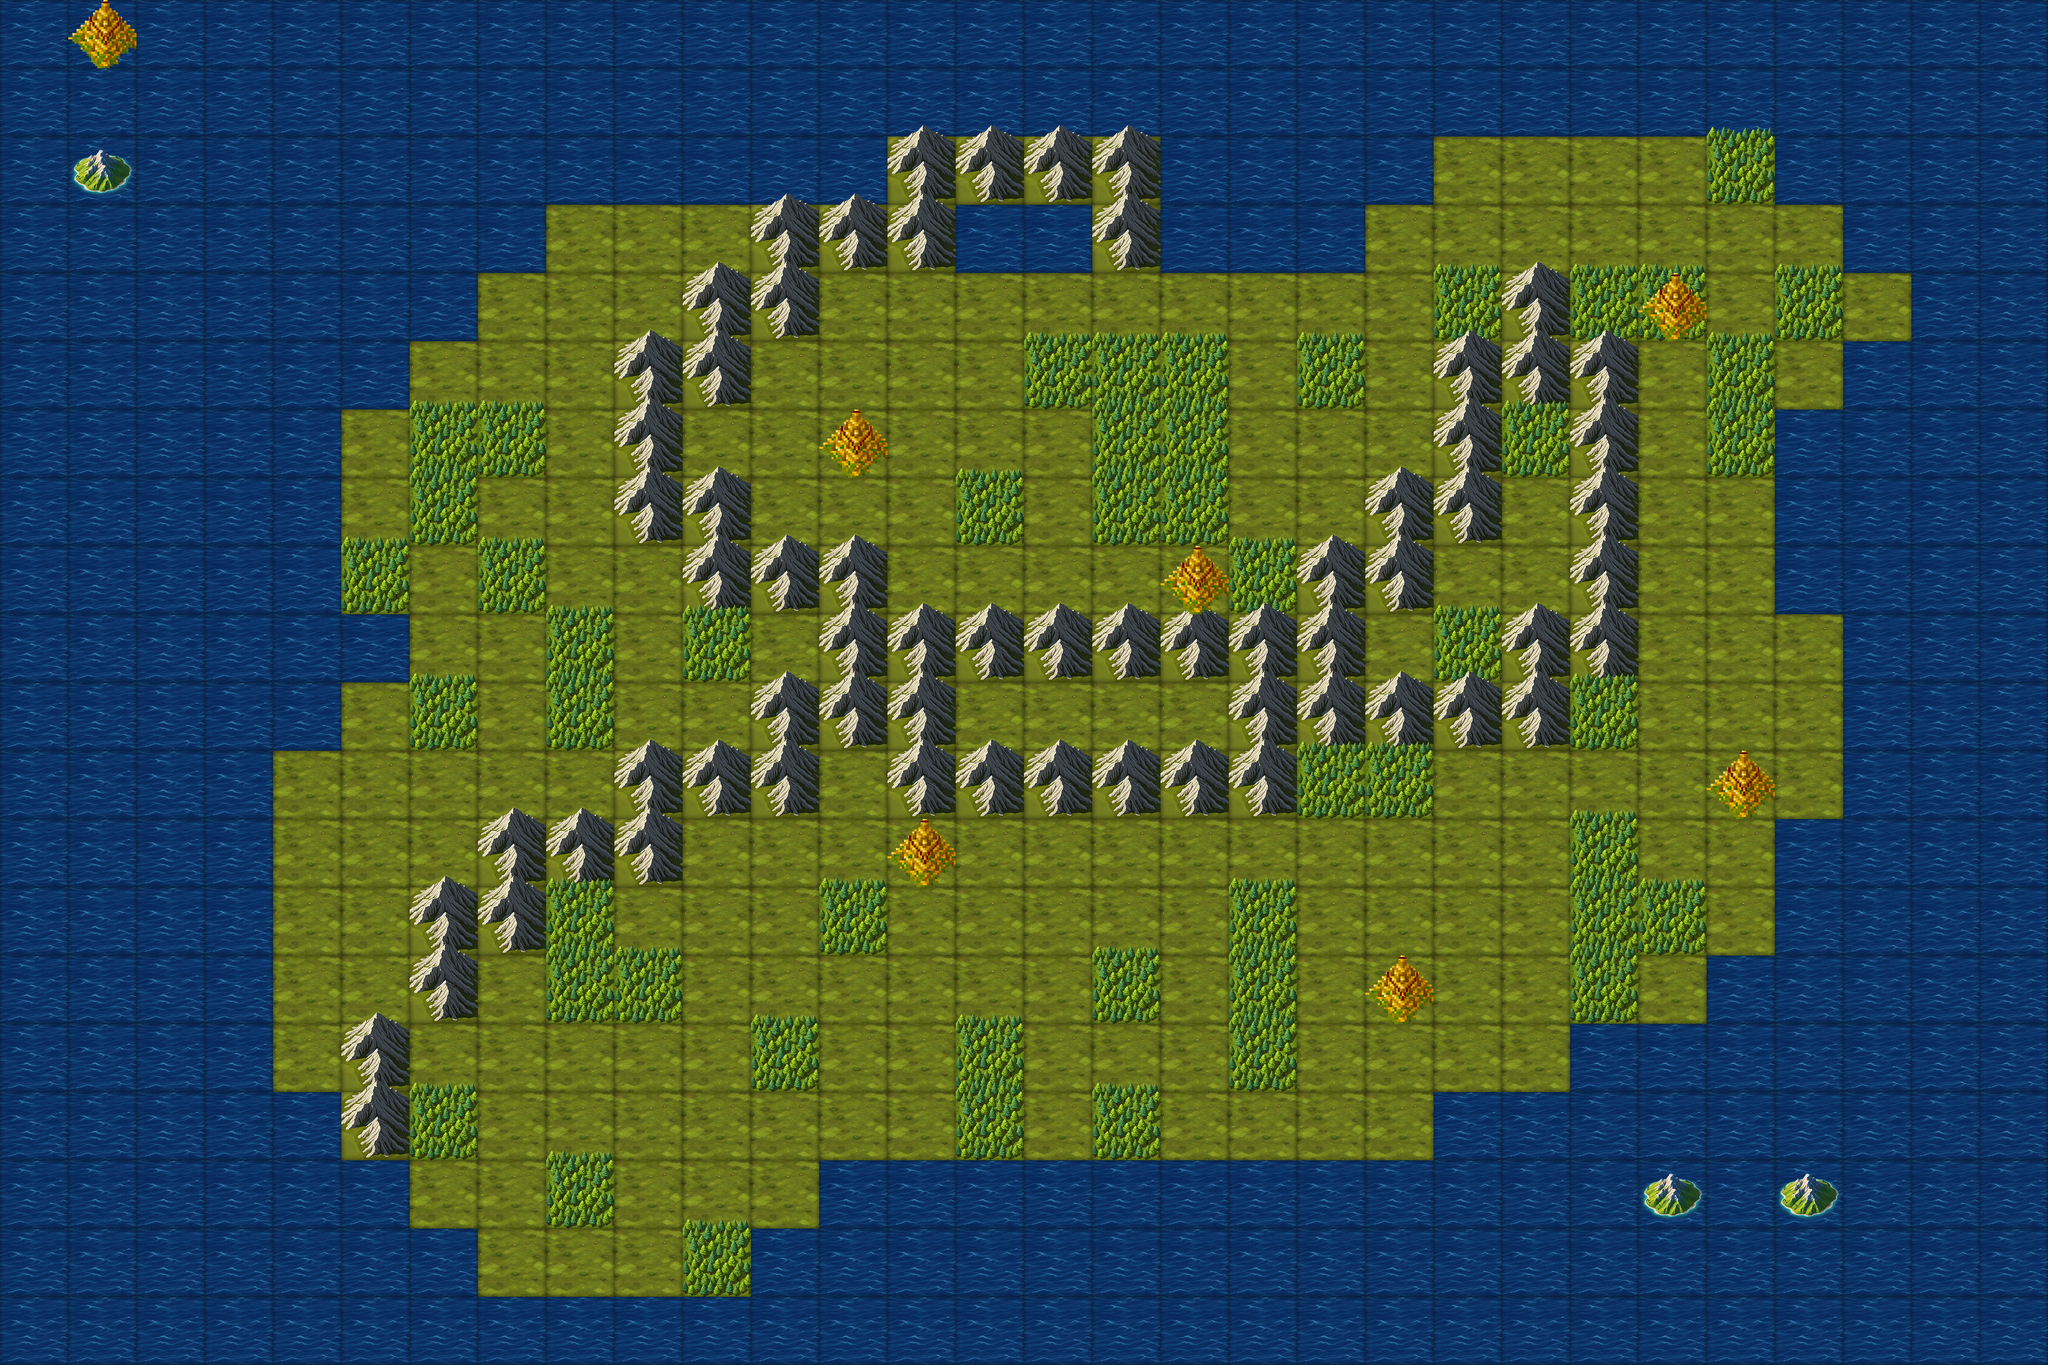

Tiled map render using the project's own tile images. Description and the whole map definition, tile-layer contents included, below:
An orthogonal 30x20 tile map with 250x250 px tiles, 2 tile layers (Calque de Tuiles 1, events).

<map version="1.10" tiledversion="1.11.0" orientation="orthogonal" renderorder="right-down" width="30" height="20" tilewidth="250" tileheight="250" infinite="0" nextlayerid="7" nextobjectid="6">
 <tileset firstgid="1" source="tiles.tsx" />
 <layer id="1" name="Calque de Tuiles 1" width="30" height="20">
  <data encoding="csv">
26,26,26,26,26,26,26,26,26,26,26,26,26,26,26,26,26,26,26,26,26,26,26,26,26,26,26,26,26,26,
26,26,26,26,26,26,26,26,26,26,26,26,26,26,26,26,26,26,26,26,26,26,26,26,26,26,26,26,26,26,
26,27,26,26,26,26,26,26,26,26,26,26,26,29,29,29,29,26,26,26,26,28,28,28,28,30,26,26,26,26,
26,26,26,26,26,26,26,26,28,28,28,29,29,29,26,26,29,26,26,26,28,28,28,28,28,28,28,26,26,26,
26,26,26,26,26,26,26,28,28,28,29,29,28,28,28,28,28,28,28,28,28,30,29,30,30,28,30,28,26,26,
26,26,26,26,26,26,28,28,28,29,29,28,28,28,28,30,30,30,28,30,28,29,29,29,28,30,28,26,26,26,
26,26,26,26,26,28,30,30,28,29,28,28,28,28,28,28,30,30,28,28,28,29,30,29,28,30,26,26,26,26,
26,26,26,26,26,28,30,28,28,29,29,28,28,28,30,28,30,30,28,28,29,29,28,29,28,28,26,26,26,26,
26,26,26,26,26,30,28,30,28,28,29,29,29,28,28,28,28,28,30,29,29,28,28,29,28,28,26,26,26,26,
26,26,26,26,26,26,28,28,30,28,30,28,29,29,29,29,29,29,29,29,28,30,29,29,28,28,28,26,26,26,
26,26,26,26,26,28,30,28,30,28,28,29,29,29,28,28,28,28,29,29,29,29,29,30,28,28,28,26,26,26,
26,26,26,26,28,28,28,28,28,29,29,29,28,29,29,29,29,29,29,30,30,28,28,28,28,28,28,26,26,26,
26,26,26,26,28,28,28,29,29,29,28,28,28,28,28,28,28,28,28,28,28,28,28,30,28,28,26,26,26,26,
26,26,26,26,28,28,29,29,30,28,28,28,30,28,28,28,28,28,30,28,28,28,28,30,30,28,26,26,26,26,
26,26,26,26,28,28,29,28,30,30,28,28,28,28,28,28,30,28,30,28,28,28,28,30,28,26,26,26,26,26,
26,26,26,26,28,29,28,28,28,28,28,30,28,28,30,28,28,28,30,28,28,28,28,26,26,26,26,26,26,26,
26,26,26,26,26,29,30,28,28,28,28,28,28,28,30,28,30,28,28,28,28,26,26,26,26,26,26,26,26,26,
26,26,26,26,26,26,28,28,30,28,28,28,26,26,26,26,26,26,26,26,26,26,26,26,27,26,27,26,26,26,
26,26,26,26,26,26,26,28,28,28,30,26,26,26,26,26,26,26,26,26,26,26,26,26,26,26,26,26,26,26,
26,26,26,26,26,26,26,26,26,26,26,26,26,26,26,26,26,26,26,26,26,26,26,26,26,26,26,26,26,26
</data>
 </layer>
 <layer id="5" name="events" width="30" height="20">
  <data encoding="csv">
0,46,0,0,0,0,0,0,0,0,0,0,0,0,0,0,0,0,0,0,0,0,0,0,0,0,0,0,0,0,
0,0,0,0,0,0,0,0,0,0,0,0,0,0,0,0,0,0,0,0,0,0,0,0,0,0,0,0,0,0,
0,0,0,0,0,0,0,0,0,0,0,0,0,0,0,0,0,0,0,0,0,0,0,0,0,0,0,0,0,0,
0,0,0,0,0,0,0,0,0,0,0,0,0,0,0,0,0,0,0,0,0,0,0,0,0,0,0,0,0,0,
0,0,0,0,0,0,0,0,0,0,0,0,0,0,0,0,0,0,0,0,0,0,0,0,46,0,0,0,0,0,
0,0,0,0,0,0,0,0,0,0,0,0,0,0,0,0,0,0,0,0,0,0,0,0,0,0,0,0,0,0,
0,0,0,0,0,0,0,0,0,0,0,0,46,0,0,0,0,0,0,0,0,0,0,0,0,0,0,0,0,0,
0,0,0,0,0,0,0,0,0,0,0,0,0,0,0,0,0,0,0,0,0,0,0,0,0,0,0,0,0,0,
0,0,0,0,0,0,0,0,0,0,0,0,0,0,0,0,0,46,0,0,0,0,0,0,0,0,0,0,0,0,
0,0,0,0,0,0,0,0,0,0,0,0,0,0,0,0,0,0,0,0,0,0,0,0,0,0,0,0,0,0,
0,0,0,0,0,0,0,0,0,0,0,0,0,0,0,0,0,0,0,0,0,0,0,0,0,0,0,0,0,0,
0,0,0,0,0,0,0,0,0,0,0,0,0,0,0,0,0,0,0,0,0,0,0,0,0,46,0,0,0,0,
0,0,0,0,0,0,0,0,0,0,0,0,0,46,0,0,0,0,0,0,0,0,0,0,0,0,0,0,0,0,
0,0,0,0,0,0,0,0,0,0,0,0,0,0,0,0,0,0,0,0,0,0,0,0,0,0,0,0,0,0,
0,0,0,0,0,0,0,0,0,0,0,0,0,0,0,0,0,0,0,0,46,0,0,0,0,0,0,0,0,0,
0,0,0,0,0,0,0,0,0,0,0,0,0,0,0,0,0,0,0,0,0,0,0,0,0,0,0,0,0,0,
0,0,0,0,0,0,0,0,0,0,0,0,0,0,0,0,0,0,0,0,0,0,0,0,0,0,0,0,0,0,
0,0,0,0,0,0,0,0,0,0,0,0,0,0,0,0,0,0,0,0,0,0,0,0,0,0,0,0,0,0,
0,0,0,0,0,0,0,0,0,0,0,0,0,0,0,0,0,0,0,0,0,0,0,0,0,0,0,0,0,0,
0,0,0,0,0,0,0,0,0,0,0,0,0,0,0,0,0,0,0,0,0,0,0,0,0,0,0,0,0,0
</data>
 </layer>
</map>